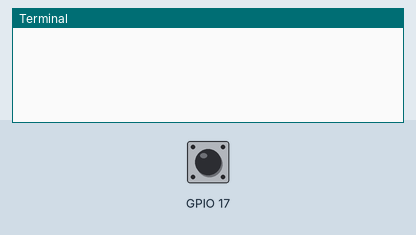
Recording of a program running on a simulated Raspberry Pi (BCM pin numbers). On the bench: the last lines printed to the terminal. The inputs (shaded band) are chosen by the test bench; at power-on: GPIO 17 LOW.

Above: at 1.2 s.
1.3 s: GPIO 17 pulled HIGH for 0.15 s
At 1.64 s:
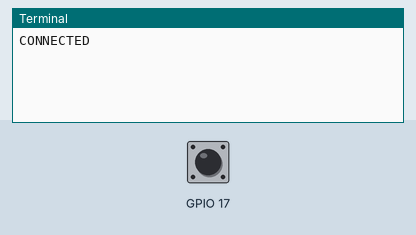
At 3.1 s:
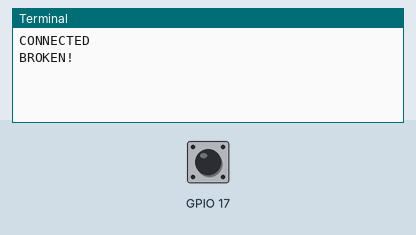

The program:

receiver.py
```python
import RPi.GPIO as GPIO
import os
import time

GPIO.setmode(GPIO.BCM)
GPIO.setup(17, GPIO.IN, pull_up_down=GPIO.PUD_DOWN)
connected = False
pulses = 0
os.system("clear")

def pulse(ev=None):
    global pulses
    pulses += 1

try:
    GPIO.add_event_detect(17, GPIO.FALLING, pulse, 2)
    while True:
        pulses = 0
        time.sleep(0.1)
        if pulses != 0 and not connected:
            connected = True
            os.system("clear")
            print("CONNECTED")
        elif pulses == 0 and connected:
            connected = False
            os.system("clear")
            print("BROKEN!")

except KeyboardInterrupt:
    GPIO.cleanup()
```

Measured:
- after the input at 1.3 s, the terminal: prints a new line after 0.23 s (image 1)
